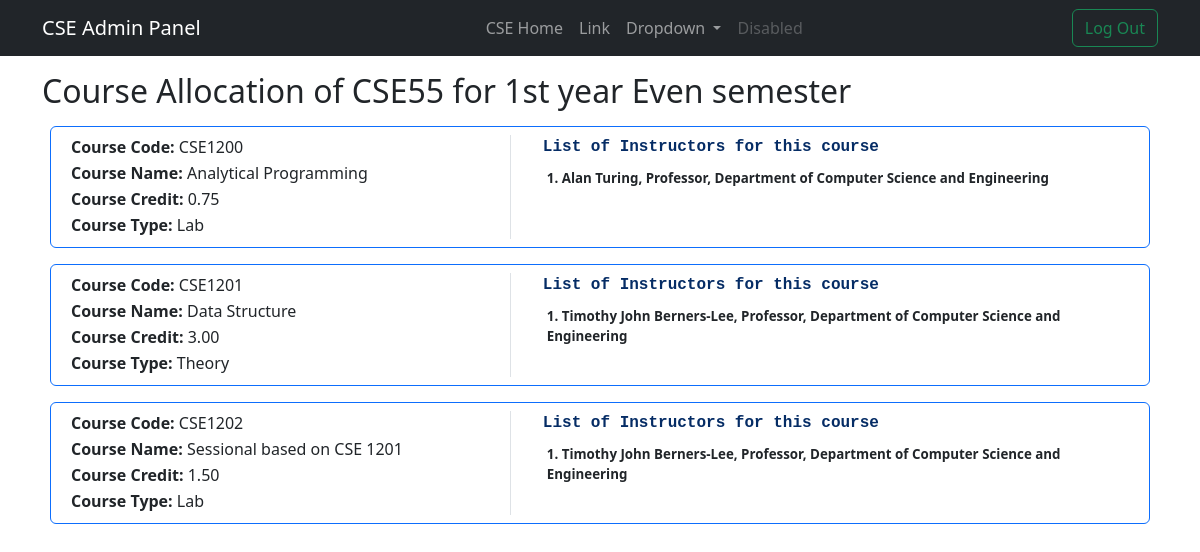
Page /dept/admin/CSE/4/course-allocation/ (signed in) on the committed database.
### departments/models.py (models this page shows, shortened)
class Department(models.Model):
    dept_id = models.CharField(max_length=4, unique=True)
    dept_code = models.CharField(max_length=5, unique=True, null=True, blank=True)
    dept_name = models.CharField(max_length=50)
    head = models.OneToOneField(
        "teachers.Teacher",
        on_delete=models.SET_NULL,
        null=True,
        blank=True,
        related_name="dept_head",
    )
    user = models.OneToOneField(
        User, on_delete=models.CASCADE, null=True, blank=True, related_name="dept"
    )

class Series(models.Model):
    id = models.AutoField(primary_key=True)
    name = models.CharField(max_length=10, unique=True)  # Ex - CSE99
    department = models.ForeignKey(
        Department, on_delete=models.CASCADE, related_name="series"
    )
    admit_year = models.IntegerField(unique=True)
    running_semester = models.OneToOneField(
        Semester, on_delete=models.CASCADE, related_name="running_series"
    )
    is_running = models.BooleanField(default=True)
    end_year = models.IntegerField(null=True, blank=True)
    maximum_students = models.IntegerField(null=True, blank=True)
    exam_status = models.CharField(max_length=10, choices=[
        ("NR", "Not Running"),
        ("R", "Running"),
        ("F", "Finished")
    ], default="NR")
    def get_absolute_url_course_allocation(self):
        return reverse(
            "dept:courseTeacherAllocation",
            kwargs={"deptId": self.department.dept_id, "serId": self.id},
        )

class Semester(models.Model):
    id = models.AutoField(primary_key=True)
    sem_no = models.IntegerField()
    year = models.CharField(max_length=4)
    year_sem = models.CharField(max_length=4)
    dept = models.ForeignKey(
        Department, on_delete=models.CASCADE, related_name="semesters"
    )
    class Meta:
        constraints = [
            models.UniqueConstraint(fields=["sem_no", "dept"], name="unique_semester")
        ]
    def __str__(self) -> str:
        return f"{self.year} year {self.year_sem} semester"

class Course(models.Model):
    id = models.AutoField(primary_key=True)
    th = "Theory"
    lab = "Lab"
    type_choices = [(th, "Theory"), (lab, "Lab")]
    title = models.CharField(max_length=10, unique=True)  # ex - CSE1100
    name = models.CharField(max_length=64)
    type = models.CharField(max_length=10, choices=type_choices, default=th)
    semester = models.ForeignKey(
        Semester, on_delete=models.CASCADE, related_name="courses"
    )
    isAllocated = models.BooleanField(default=False)
    credit = models.DecimalField(max_digits=3, decimal_places=2)
    department = models.ForeignKey(
        Department, on_delete=models.CASCADE, related_name="courses"
    )
    description = models.JSONField(null=True, blank=True)
    class Meta:
        ordering = ["semester", "title"]

### teachers/models.py (models this page shows, shortened)
class courseTeacherAssignment(models.Model):
    id = models.AutoField(primary_key=True)
    course = models.ForeignKey(Course,
                               on_delete=models.CASCADE,
                               related_name='teachers')
    teacher = models.ForeignKey(Teacher,
                                on_delete=models.CASCADE,
                                related_name='teaches')
    series = models.ForeignKey(Series,
                               on_delete=models.CASCADE,
                               related_name='allocations')
    section = models.ForeignKey(Section,
                                on_delete=models.CASCADE,
                                related_name='allocations',
                                null=True, blank=True)
    status = models.CharField(max_length=10,
                              choices=[('Active', 'Active'),
                                       ('Finished', 'Finished')],
                                       default='Active')
    class Meta:
        constraints = [
            models.UniqueConstraint(fields=['course', 'teacher', 'series', 'section'], name='unique_course_teacher')
        ]

class Teacher(Person):
    code = models.CharField(max_length=5)
    user = models.OneToOneField(User,
                                on_delete=models.SET_NULL,
                                null=True, blank=True,
                                related_name='teacher')
    dept = models.ForeignKey(Department,
                             on_delete=models.CASCADE,
                             related_name='teachers')
    joined = models.DateField(auto_now_add=True)
    intro = models.TextField(null=True, blank=True)
    prof = 'Professor'
    asst_prof = 'Assistant Professor'
    assoc_prof = 'Associate Professor'
    lecturer = 'Lecturer'
    teacher_type_choices = [
        (prof, 'Professor'),
        (asst_prof, 'Assistant Professor'),
        (assoc_prof, 'Associate Professor'),
        (lecturer, 'Lecturer')
    ]
    designation = models.CharField(max_length=20,
                                   choices=teacher_type_choices,
                                   default=lecturer)
    active = "Active"
    leave = "On Leave"
    ret = "Retired"
    teacher_status_choices = [
        (active, "Active"),
        (leave, "On Leave"),
        (ret, "Retired")
    ]
    status = models.CharField(max_length=10,
                              choices=teacher_status_choices,
                              default=active)
    class Meta:
        constraints = [
            models.UniqueConstraint(fields=['code', 'dept'], name='unique_teacher')
        ]

### departments/views.py (the view)
# urls.py: path('admin/<str:deptId>/<int:serId>/course-allocation/', views.courseTeacherAllocation, name='courseTeacherAllocation'),
def courseTeacherAllocation(request, deptId, serId):
    print(request.get_full_path())
    try:
        dept = Department.objects.get(dept_id=deptId)
        series = dept.series.get(id=serId)
        if request.user == dept.user:
            if request.method == 'POST':
                try:
                    print('Got a post request in courseTeacherAllocation')
                    data = json.loads(request.body)
                    print(data)
                    course = Course.objects.get(title=data['courseID'])
                    dpt = Department.objects.get(dept_id=data['dept'])
                    teachers = data['teachers']
                    print(len(series.allocations.all()))
                    for t in teachers:
                        teacher = dpt.teachers.get(code=t)
                        courseTeacherAssignment.objects.create(course=course,
                                                               teacher=teacher,
                                                               series=series)
                    html_content = '''
                        <div class="row mx-2">
                            <p class="text-primary-emphasis fw-bold font-monospace">List of Instructors for this course</p>
                            <ul class="list-group list-group-numbered list-group-flush" id="selected-teachers">
                    '''
                    for teacher in course.teachers.all():
                        html_content += f'''
                                <li class="list-group-item fw-semibold custom-font">{teacher.teacher.full_name}, {teacher.teacher.designation},
                                    Department of {teacher.teacher.dept.dept_name}
                                </li>
                        '''
                    html_content += '''
                            </ul>
                        </div>
    '''
                    return JsonResponse({'success':True, 'html':html_content})
                except Exception as e:
                    print('Error:',e)
                    return JsonResponse({'success':False})
            elif request.method == 'GET':
                if request.GET.get('listFor', None) is not None:
                    print(request.GET.get('listFor'))
                    listFor = request.GET.get('listFor')
                    try:
                        dpt = Department.objects.get(dept_id=listFor)
                        teachers = dpt.teachers.all()
                        dt = {t.code: f'{t.full_name} - {t.designation}' for t in teachers}
                        return JsonResponse({
                            'success':True,
                            'teachers': dt
                        })
                    except Department.DoesNotExist:
                        return JsonResponse({'success':False})
                else:
                    return render(request, 'series/courseAllocation.html', {
                        'dept': dept,
                        'allDepts': Department.objects.all(),
                        'series': series,
                        'courses': dept.courses.filter(semester=series.running_semester),
                        'isLogged': True,
                    })
        else:
            messages.error(request, 'You are not authorized to access this page')
            return HttpResponseRedirect(reverse('Main:home'))
    except Department.DoesNotExist:
        return HttpResponseNotFound('<h1>Page not found</h1>')
    except Series.DoesNotExist:
        return HttpResponseNotFound('<h1>Page not found</h1>')

### departments/templates/series/courseAllocation.html (shortened to what this page needs)
{% extends 'departments/admin.html' %}
{%block content%}
<div class="container">
    <h2 class="my-3">Course Allocation of {{series.name}} for {{series.running_semester}}</h2>
    <form method="post">
        {% for course in courses %}
        <div class="row border border-primary mb-3 mx-2 rounded p-2" id="{{course.title}}">
            <div class="col-md-5">
                <p><b>Course Code: </b>{{course.title}} </p>
                <p><b>Course Name: </b>{{course.name}} </p>
                <p><b>Course Credit: </b>{{course.credit}} </p>
                <p><b>Course Type: </b>{{course.type}} </p>
            </div>
            <div class="col border-start teachers" id="{{course.title}}-teach">
                {% if course.teachers.all|length == 0 %}
                <div class="row mx-2">
                    <select class="form-select form-select-sm select-dept" aria-label="Default select example"
                        id="dept-select-{{course.title}}">
                        <option selected>Choose a Department</option>
                        {% for dept in allDepts %}
                        <option value="{{dept.dept_id}}">{{dept.dept_name}}</option>
                        {%endfor%}
                    </select>
                </div>
                <div class="row ms-2 mt-2" style="display: none;" id="{{course.title}}-list">
                    <label for="teacher-select-{{course.title}}">Select Instructors for this course:</label>
                    <select class="form-select" multiple aria-label="Multiple select example"
                        id="teacher-select-{{course.title}}" title="CTRL click to select multiple"
                        style="height: 100px;">
                    </select>
                    <button type="button" class="btn btn-success my-2 confirm" style="width: fit-content;"
                        data-courseID="{{course.title}}">Confirm</button>
                </div>
                {%else%}
                <div class="row mx-2">
                    <p class="text-primary-emphasis fw-bold font-monospace">List of Instructors for this course</p>
                    <ul class="list-group list-group-numbered list-group-flush" id="selected-teachers">
                        {% for t in course.teachers.all %}
                        <li class="list-group-item fw-semibold custom-font">{{t.teacher.full_name}}, {{t.teacher.designation}},
                             Department of {{t.teacher.dept.dept_name}}
                        </li>
                        {%endfor%}
                    </ul>
                </div>
                {%endif%}
            </div>
        </div>
        {%endfor%}
    </form>
</div>
{%endblock%}

### departments/templates/departments/admin.html (shortened to what this page needs)
<!DOCTYPE html>
<html lang="en">
<head>
    <link href="https://cdn.jsdelivr.net/npm/bootstrap@5.3.0-alpha3/dist/css/bootstrap.min.css" rel="stylesheet"
>
</head>
<body>
    <nav class="navbar navbar-expand-md bg-dark" data-bs-theme="dark">
        <div class="container">
            <a class="navbar-brand flex-grow-1" href="{% url 'dept:admin' dept.dept_id %}">{{dept.dept_id}} Admin
                Panel</a>
            <div class="collapse navbar-collapse" id="navbarSupportedContent">
                <ul class="navbar-nav me-auto mb-2 mb-lg-0">
                    <li class="nav-item">
                        <a class="nav-link" aria-current="page" href="{%url 'dept:home' dept.dept_id%}">{{dept.dept_id}}
                            Home</a>
                    </li>
                    <li class="nav-item">
                        <a class="nav-link" href="#">Link</a>
                    </li>
                    <li class="nav-item dropdown">
                        <a class="nav-link dropdown-toggle" href="#" role="button" data-bs-toggle="dropdown"
                            aria-expanded="false">
                            Dropdown
                        </a>
                    </li>
                    <li class="nav-item">
                        <a class="nav-link disabled">Disabled</a>
                    </li>
                </ul>
                <div class="d-flex">
                    <a href="{% url 'dept:logout' dept.dept_id %}"><button class="btn btn-outline-success">Log
                            Out</button></a>
                </div>
            </div>
        </div>
    </nav>
    {%block content%}{%endblock%}
</body>
</html>

### departments/templates/series/courseAllocation.html (style rules this page uses)
p { margin-bottom: 2px; }
.custom-font { font-size: smaller; }

### rows in the picture
Department: dept_id "CSE"
Series: name "CSE55", running_semester "1st year Even semester"
Course: title "CSE1200", name "Analytical Programming", credit "0.75", type "Lab"
courseTeacherAssignment: teacher.full_name "Alan Turing", teacher.designation "Professor", teacher.dept.dept_name "Computer Science and Engineering"
Course: title "CSE1201", name "Data Structure", credit "3.00", type "Theory"
courseTeacherAssignment: teacher.full_name "Timothy John Berners-Lee", teacher.designation "Professor", teacher.dept.dept_name "Computer Science and Engineering"
Course: title "CSE1202", name "Sessional based on CSE 1201", credit "1.50", type "Lab"
courseTeacherAssignment: teacher.full_name "Timothy John Berners-Lee", teacher.designation "Professor", teacher.dept.dept_name "Computer Science and Engineering"
